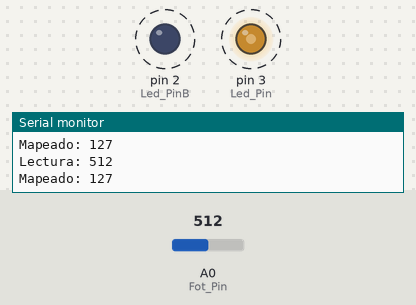
This sketch was run on a simulated Arduino Uno, built with avr-gcc and run on an emulated ATmega328P. On the bench: output pins drawn as LEDs (lit = HIGH), the last lines printed to the serial monitor. Dashed ring = blinking. The test bench sets the inputs (shaded band); at power-on: A0 (Fot_Pin) = 512.

Above: at 1.0 s.
1.7 s: A0 (Fot_Pin) set to 716
At 2.6 s:
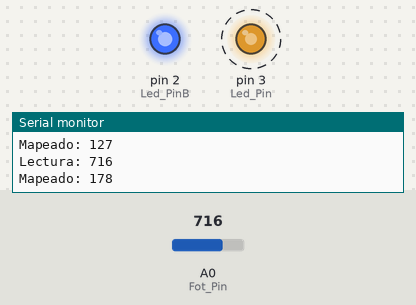
5.3 s: A0 (Fot_Pin) set to 900
8.9 s: A0 (Fot_Pin) set to 122
At 9.8 s:
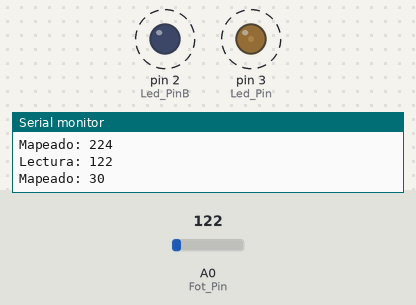
12.5 s: A0 (Fot_Pin) set to 0
At 12.61 s:
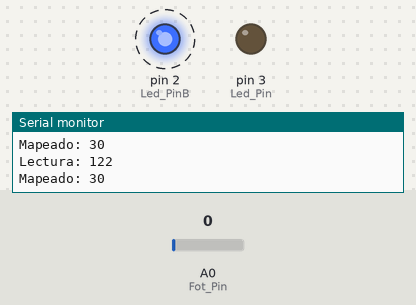
16.1 s: A0 (Fot_Pin) set to 511
At 17.01 s:
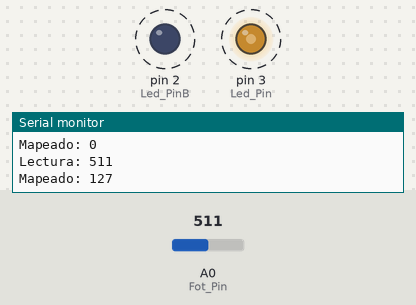
Timing chart, 0 to 20.7 s (numbered marks = the images above; inputs shaded):
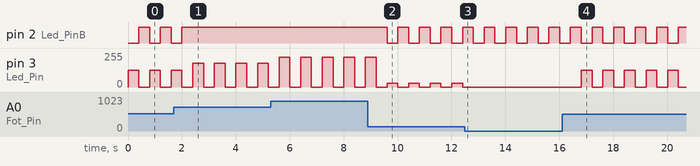

Measured:
- after the input at 1.7 s, pin 2 (Led_PinB): goes on until 2.0 s, then stays HIGH
- after the input at 8.9 s, pin 2 (Led_PinB): alternates HIGH for 0.40 s and LOW for 0.40 s, starting after 0.71 s
- after the input at 12.5 s, pin 3 (Led_Pin): stops changing and stays 0/255
- after the input at 16.1 s, pin 3 (Led_Pin): alternates 127/255 for 0.40 s and 0/255 for 0.40 s, starting after 0.71 s
- by itself, pin 2 (Led_PinB): alternates HIGH for 0.40 s and LOW for 0.40 s
- by itself, pin 3 (Led_Pin): alternates 30/255 for 0.40 s and 0/255 for 0.40 s

The sketch:

utn_clase_arduino04_0011.ino
```cpp
// C++ code
//
int Led_Pin = 3;
int Led_PinB = 2;
int Fot_Pin = A0;
int sensorValue = 0;
int outputValue = 0;
void setup()
{
Serial.begin(9600);
pinMode(Led_Pin, OUTPUT);
  pinMode(Led_PinB, OUTPUT);
}
void loop()
{
 digitalWrite(Led_Pin, HIGH);
 digitalWrite(Led_PinB, LOW);
 sensorValue = analogRead(Fot_Pin);
 outputValue = map(sensorValue, 0, 1023, 0, 255);
 analogWrite(Led_Pin, outputValue);
 analogWrite(Led_PinB, outputValue);
 Serial.print("Lectura: ");
 Serial.println(sensorValue);
 Serial.print("Mapeado: ");
 Serial.println(outputValue);
 delay(400);
 digitalWrite(Led_Pin, LOW);
 digitalWrite(Led_PinB, HIGH);
 delay(400);
}
```
